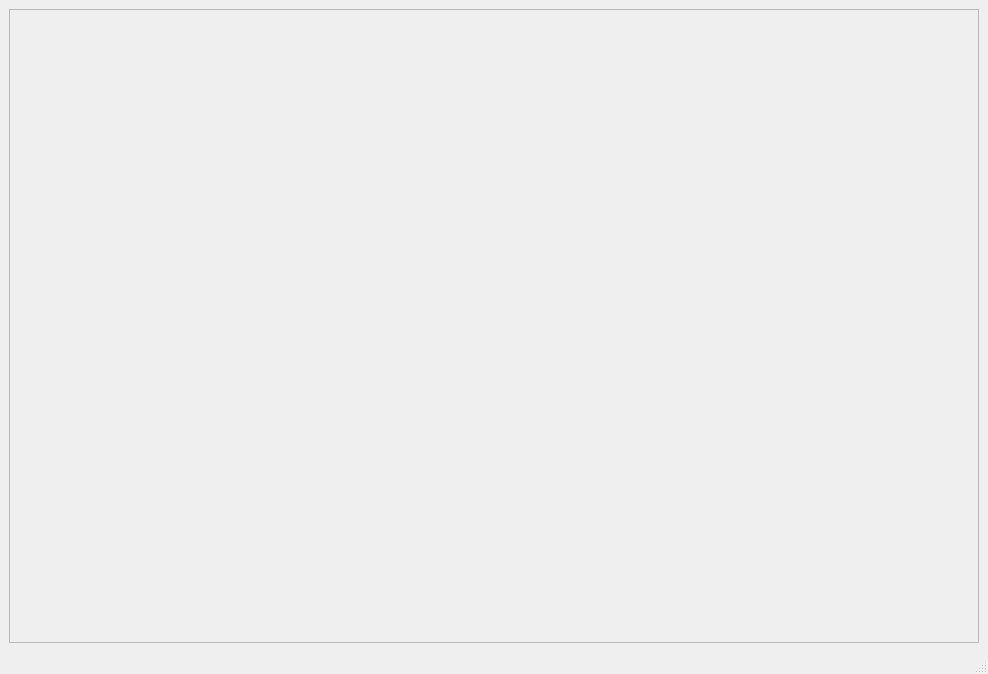
<?xml version="1.0" encoding="UTF-8"?>
<ui version="4.0">
 <class>WallhavenDownloader</class>
 <widget class="QMainWindow" name="WallhavenDownloader">
  <property name="geometry">
   <rect>
    <x>0</x>
    <y>0</y>
    <width>988</width>
    <height>674</height>
   </rect>
  </property>
  <property name="windowTitle">
   <string>Wallhaven Downloader</string>
  </property>
  <widget class="QWidget" name="centralwidget">
   <layout class="QVBoxLayout" name="verticalLayout">
    <item>
     <widget class="QScrollArea" name="scroll_area">
      <property name="widgetResizable">
       <bool>true</bool>
      </property>
      <widget class="QWidget" name="scrollAreaWidgetContents">
       <property name="geometry">
        <rect>
         <x>0</x>
         <y>0</y>
         <width>968</width>
         <height>634</height>
        </rect>
       </property>
       <layout class="QGridLayout" name="gridLayout">
        <item row="0" column="0">
         <layout class="QGridLayout" name="layout">
          <item row="0" column="0">
           <widget class="QWidget" name="widget" native="true"/>
          </item>
         </layout>
        </item>
       </layout>
      </widget>
     </widget>
    </item>
   </layout>
  </widget>
  <widget class="QStatusBar" name="statusbar"/>
 </widget>
 <resources/>
 <connections/>
</ui>
